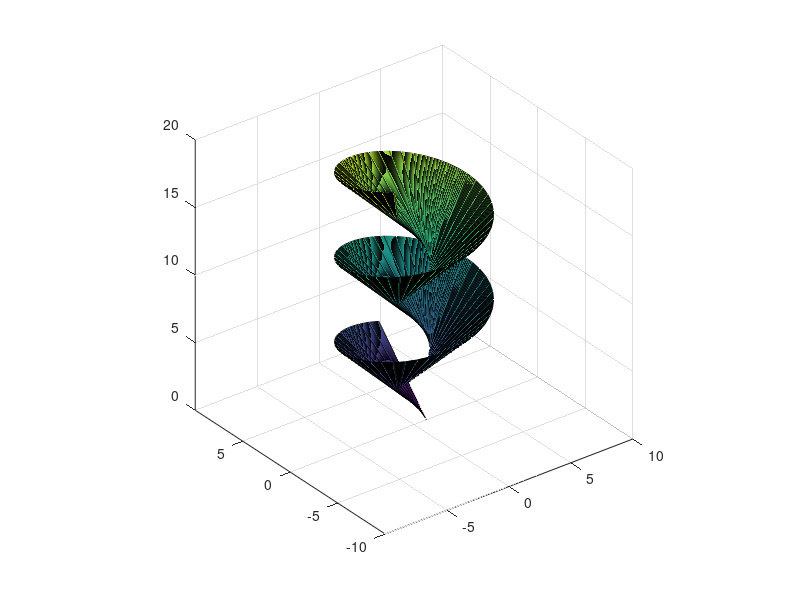

Recreate this plot in MATLAB.
t = linspace(0,15,100);
s = linspace(0,5,100);
[T,S] = meshgrid(t,s);
X = cos(T)-S.*sin(T);
Y = sin(T)+S.*cos(T);
Z = T+S;
surf(X,Y,Z);
axis equal;
grid on